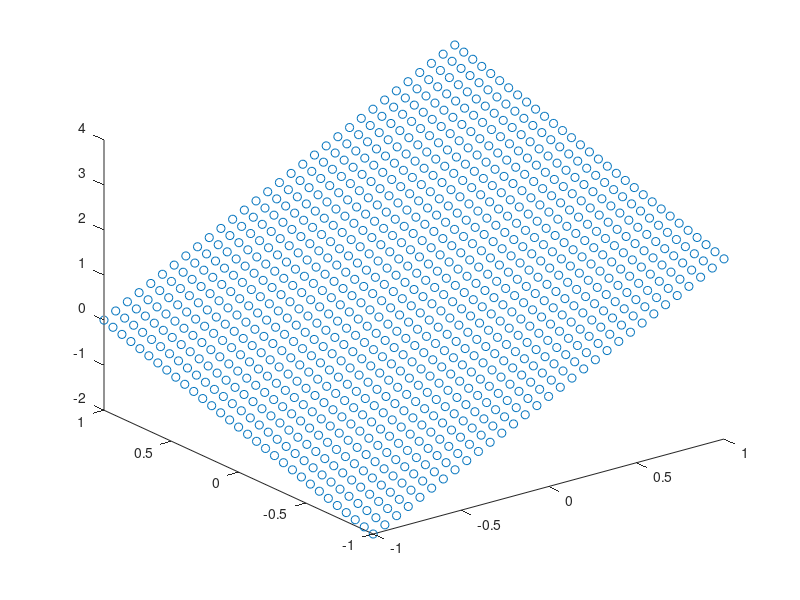

Write MATLAB code to recreate this figure. (Note: this script raises an error after producing the figure.)
## Probemos dense.m como regresor lineal.
## Primero, generemos un plano
clear classes;
m=[2; 1];
b=1;
[x1,x2]=meshgrid(linspace(-1,1,31));
X=[x1(:) x2(:)];
y=X*m + b;
figure(1,'name','Plano');
hold off;
plot3(x1(:),x2(:),y,'o');
## Ahora, hagamos una red para regresión lineal
ann = sequential('maxiter',500,
 'alpha',0.005,
 'method','batch',
 'show','progress');
ann.add({input_layer(2),
 dense(1),
 olsloss()});
loss=ann.train(X,y);
figure(2,'name','Pérdida');
hold off;
plot(loss,'linewidth',2);
xlabel('Iteración');
ylabel('Pérdida');
## Finalmente, reconstruyamos con la red
py=ann.test(X);
figure(1);
hold on;
plot3(x1(:),x2(:),py,'x');

